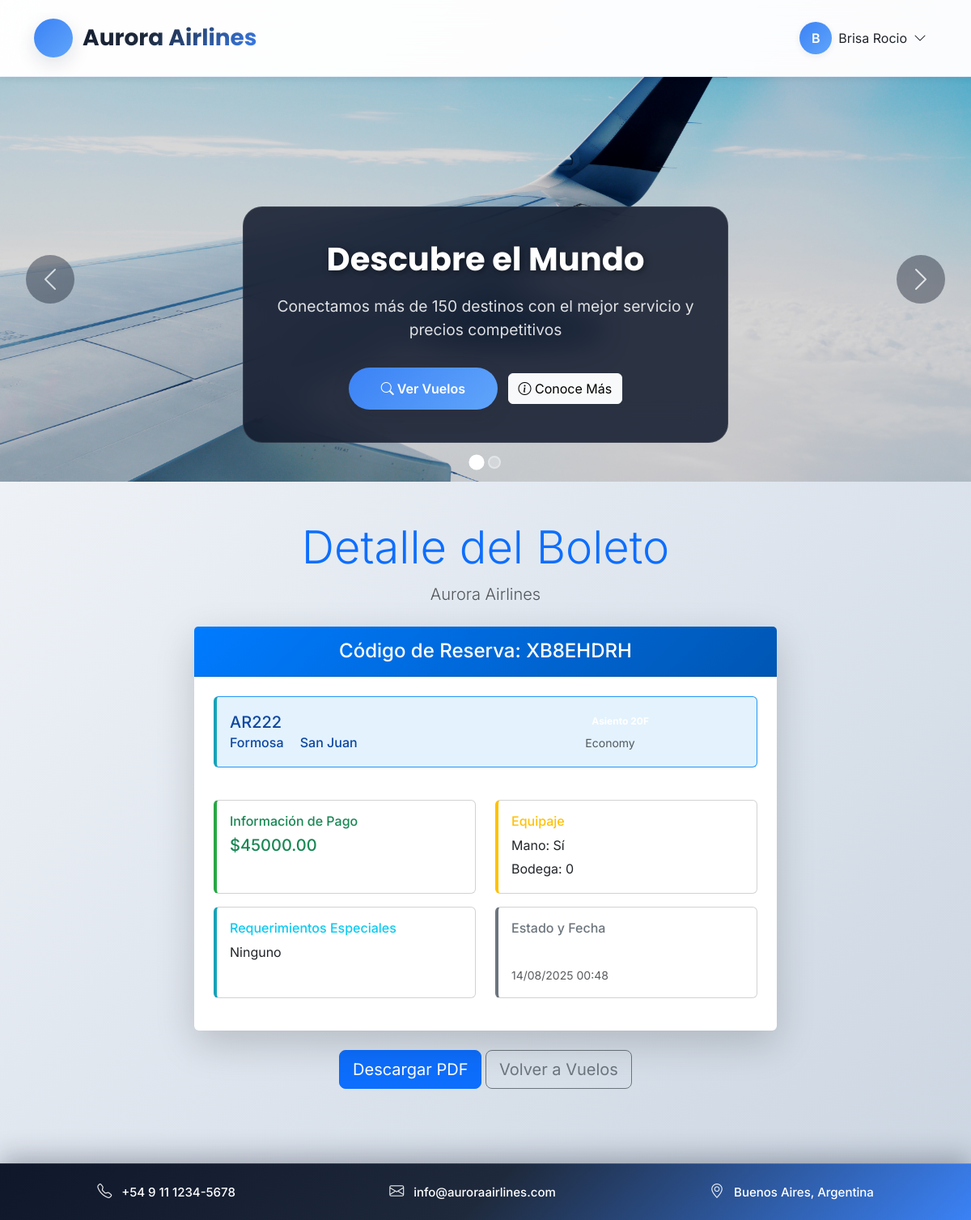
Screenshot of /boleto/2/ (signed in) with the database file from the repository.
### gestion/models.py (models this page shows, shortened)
class Usuario(AbstractUser):
    documento = models.CharField(
        max_length=20,
        unique=True,
        validators=[RegexValidator(r'^[0-9]+$', 'Solo se permiten números')]
    )
    telefono = models.CharField(
        max_length=20,
        validators=[RegexValidator(r'^\+?[0-9]+$', 'Formato de teléfono inválido')]
    )
    fecha_nacimiento = models.DateField(null=True, blank=True)
    class Rol(models.TextChoices):
        ADMIN = 'AD', 'Administrador'
        PASAJERO = 'PA', 'Pasajero'
    rol = models.CharField(max_length=2, choices=Rol.choices, default=Rol.PASAJERO)

class Reserva(models.Model):
    class Estado(models.TextChoices):
        PENDIENTE = 'pendiente', _('Pendiente')
        CONFIRMADA = 'confirmada', _('Confirmada')
        CANCELADA = 'cancelada', _('Cancelada')
        CHECKIN = 'checkin', _('Check-In Realizado')
    vuelo = models.ForeignKey(Vuelo, on_delete=models.PROTECT, related_name='reservas')
    pasajero = models.ForeignKey(
        Usuario,
        on_delete=models.PROTECT,
        limit_choices_to={'rol': Usuario.Rol.PASAJERO},
        related_name='reservas'
    )
    asiento = models.OneToOneField(Asiento, on_delete=models.PROTECT, related_name='reserva')
    estado = models.CharField(max_length=20, choices=Estado.choices, default=Estado.PENDIENTE)
    fecha_reserva = models.DateTimeField(auto_now_add=True)
    fecha_modificacion = models.DateTimeField(auto_now=True)
    codigo_reserva = models.CharField(max_length=12, unique=True, editable=False)
    precio_final = models.DecimalField(max_digits=10, decimal_places=2, null=True, blank=True)
    equipaje_mano = models.BooleanField(default=True)
    equipaje_bodega = models.PositiveIntegerField(default=0)
    requerimientos_especiales = models.TextField(blank=True)
    class Meta:
        constraints = [
            models.UniqueConstraint(fields=['pasajero', 'vuelo'], name='reserva_unica_por_pasajero_y_vuelo'),
            models.CheckConstraint(check=models.Q(precio_final__gte=0), name='precio_final_positivo')
        ]
        ordering = ['-fecha_reserva']

class Vuelo(models.Model):
    class Estado(models.TextChoices):
        PROGRAMADO = 'programado', _('Programado')
        DEMORADO = 'demorado', _('Demorado')
        CANCELADO = 'cancelado', _('Cancelado')
        COMPLETADO = 'completado', _('Completado')
        EN_CURSO = 'en_curso', _('En Curso')
    avion = models.ForeignKey('Avion', on_delete=models.PROTECT, related_name='vuelos')
    codigo_vuelo = models.CharField(max_length=10, unique=True)
    origen = models.CharField(max_length=100, db_index=True)
    destino = models.CharField(max_length=100, db_index=True)
    fecha_salida = models.DateTimeField()
    fecha_llegada = models.DateTimeField()
    duracion = models.DurationField()
    estado = models.CharField(
        max_length=20,
        choices=Estado.choices,
        default=Estado.PROGRAMADO
    )
    precio_base = models.DecimalField(
        max_digits=10,
        decimal_places=2,
        validators=[MinValueValidator(0)]
    )
    tripulacion = models.ManyToManyField(
        'Usuario',
        limit_choices_to={'rol__in': ['AD', 'EM']},
        blank=True
    )
    class Meta:
        ordering = ['fecha_salida']
        indexes = [
            models.Index(fields=['origen', 'destino']),
            models.Index(fields=['fecha_salida']),
        ]
    @property
    def cancelado(self):
        return self.estado == self.Estado.CANCELADO

class Asiento(models.Model):
    class Tipo(models.TextChoices):
        ECONOMY = 'economy', _('Economy')
        PREMIUM = 'premium', _('Premium')
        BUSINESS = 'business', _('Business')
        FIRST = 'first', _('First Class')
    class Estado(models.TextChoices):
        DISPONIBLE = 'disponible', _('Disponible')
        RESERVADO = 'reservado', _('Reservado')
        OCUPADO = 'ocupado', _('Ocupado')
        MANTENIMIENTO = 'mantenimiento', _('En Mantenimiento')
    avion = models.ForeignKey(Avion, on_delete=models.CASCADE, related_name='asientos')
    vuelo = models.ForeignKey(Vuelo, on_delete=models.CASCADE, related_name='asientos')
    numero = models.CharField(max_length=10)
    fila = models.PositiveIntegerField()
    columna = models.CharField(max_length=5)
    tipo = models.CharField(max_length=20, choices=Tipo.choices, default=Tipo.ECONOMY)
    estado = models.CharField(max_length=20, choices=Estado.choices, default=Estado.DISPONIBLE)
    clase = models.CharField(max_length=20, choices=[("Turista", "Turista"), ("Ejecutiva", "Ejecutiva")], default="Turista")
    precio_extra = models.DecimalField(max_digits=10, decimal_places=2, default=0)
    class Meta:
        unique_together = ['avion', 'numero']
        ordering = ['fila', 'columna']

### gestion/views.py (the view)
# urls.py: path('boleto/<int:reserva_id>/', ver_boleto, name='ver_boleto'),
@login_required(login_url='login')
@pasajero_required
def ver_boleto(request, reserva_id):
    reserva = get_object_or_404(Reserva, id=reserva_id, pasajero=request.user)
    boleto = getattr(reserva, 'boleto', None)
    return render(request, 'gestion/boleto.html', {'reserva': reserva, 'boleto': boleto})

### gestion/templates/gestion/boleto.html (shortened to what this page needs)
{% extends 'gestion/base.html' %}
{% load static %}
{% block content %}
<div class="container mt-4">
    <div class="row justify-content-center">
        <div class="col-lg-8">
            <div class="text-center mb-4">
                <h2 class="display-4 text-primary font-weight-bold">
                    Detalle del Boleto
                </h2>
                <p class="lead text-muted">Aurora Airlines</p>
            </div>
            {% if reserva %}
                <div class="card shadow-lg border-0 mb-4">
                    <div class="card-header bg-gradient-primary text-white text-center py-3">
                        <h4 class="mb-0">
                            Código de Reserva: {{ reserva.codigo_reserva }}
                        </h4>
                    </div>
                    <div class="card-body p-4">
                        <div class="row mb-4">
                            <div class="col-md-12">
                                <div class="alert alert-info border-left-info">
                                    <div class="row align-items-center">
                                        <div class="col-md-8">
                                            <h5 class="mb-1">
                                                {{ reserva.vuelo.codigo_vuelo }}
                                            </h5>
                                            <p class="mb-0 h6">
                                                {{ reserva.vuelo.origen }}
                                                {{ reserva.vuelo.destino }}
                                            </p>
                                        </div>
                                        <div class="col-md-4 text-md-right">
                                            <span class="badge badge-primary badge-pill p-2">
                                            </span>
                                            <br>
                                            <small class="text-muted">{{ reserva.asiento.get_tipo_display }}</small>
                                        </div>
                                    </div>
                                </div>
                            </div>
                        </div>
                        <div class="row">
                            <div class="col-md-6 mb-3">
                                <div class="card border-left-success h-100">
                                    <div class="card-body">
                                        <h6 class="text-success mb-2">
                                            Información de Pago
                                        </h6>
                                        <p class="h5 text-success font-weight-bold mb-0">
                                            ${{ reserva.precio_final }}
                                        </p>
                                    </div>
                                </div>
                            </div>
                            <div class="col-md-6 mb-3">
                                <div class="card border-left-warning h-100">
                                    <div class="card-body">
                                        <h6 class="text-warning mb-2">
                                            Equipaje
                                        </h6>
                                        <p class="mb-1">
                                            Mano: {{ reserva.equipaje_mano|yesno:"Sí,No" }}
                                        </p>
                                        <p class="mb-0">
                                            Bodega: {{ reserva.equipaje_bodega }}
                                        </p>
                                    </div>
                                </div>
                            </div>
                        </div>
                        <div class="row">
                            <div class="col-md-6 mb-3">
                                <div class="card border-left-info h-100">
                                    <div class="card-body">
                                        <h6 class="text-info mb-2">
                                            Requerimientos Especiales
                                        </h6>
                                        <p class="mb-0">{{ reserva.requerimientos_especiales|default:"Ninguno" }}</p>
                                    </div>
                                </div>
                            </div>
                            <div class="col-md-6 mb-3">
                                <div class="card border-left-secondary h-100">
                                    <div class="card-body">
                                        <h6 class="text-secondary mb-2">
                                            Estado y Fecha
                                        </h6>
                                        <p class="mb-1">
                                            <span class="badge badge-success">{{ reserva.get_estado_display }}</span>
                                        </p>
                                        <p class="mb-0 small text-muted">
                                            {{ reserva.fecha_reserva|date:"d/m/Y H:i" }}
                                        </p>
                                    </div>
                                </div>
                            </div>
                        </div>
                    </div>
                </div>
                <div class="text-center mb-4">
                    <a href="{% url 'generar_pdf_boleto' reserva.id %}" class="btn btn-primary btn-lg mr-3">
                        Descargar PDF
                    </a>
                    <a href="{% url 'vuelos_disponibles' %}" class="btn btn-outline-secondary btn-lg">
                        Volver a Vuelos
                    </a>
                </div>
            {% endif %}
        </div>
    </div>
</div>
{% endblock %}

### gestion/templates/gestion/base.html (shortened to what this page needs)
{% load static %}
<!DOCTYPE html>
<html lang="es">
<head>
    <link href="https://cdn.jsdelivr.net/npm/bootstrap@5.3.2/dist/css/bootstrap.min.css" rel="stylesheet" />
    <link href="https://cdn.jsdelivr.net/npm/bootstrap-icons@1.11.0/font/bootstrap-icons.css" rel="stylesheet" />
</head>
<body>
    <header class="aurora-header">
        <div class="container">
            <div class="d-flex justify-content-between align-items-center">
                <a class="aurora-logo" href="{% url 'vuelos_disponibles' %}">
                    <div class="aurora-logo-icon"><i class="bi bi-airplane"></i></div>
                    Aurora Airlines
                </a>
                <div class="d-flex align-items-center">
                    <div class="auth-section">
                        {% if user.is_authenticated %}
                            <div class="dropdown">
                                <button class="btn d-flex align-items-center gap-2" type="button" data-bs-toggle="dropdown">
                                    <div class="user-avatar">{{ user.first_name|default:user.username|slice:":1"|upper }}</div>
                                    <span class="d-none d-md-inline">{{ user.first_name|default:user.username }}</span>
                                    <i class="bi bi-chevron-down"></i>
                                </button>
                            </div>
                        {% else %}
                            <div class="auth-buttons d-flex gap-2">
                                <a href="{% url 'login' %}" class="btn-auth-outline"><i class="bi bi-box-arrow-in-right"></i> Iniciar Sesión</a>
                                <a href="#" onclick="alert('Función de registro en desarrollo')" class="btn-auth"><i class="bi bi-person-plus"></i> Registrarse</a>
                            </div>
                        {% endif %}
                    </div>
                </div>
            </div>
        </div>
    </header>
    <div id="navCarousel" class="carousel slide" data-bs-ride="carousel">
        <div class="carousel-indicators">
            <button type="button" data-bs-target="#navCarousel" data-bs-slide-to="0" class="active"></button>
            <button type="button" data-bs-target="#navCarousel" data-bs-slide-to="1"></button>
        </div>
        <div class="carousel-inner">
            <div class="carousel-item active">
                <img src="{% static '1.png' %}" class="d-block w-100" alt="Vuelos Disponibles" />
                <div class="carousel-caption">
                    <h5>Descubre el Mundo</h5>
                    <p>Conectamos más de 150 destinos con el mejor servicio y precios competitivos</p>
                    <a href="{% url 'vuelos_disponibles' %}" class="btn btn-aurora-primary"><i class="bi bi-search"></i> Ver Vuelos</a>
                    <a href="#servicios" class="btn btn-light ms-2"><i class="bi bi-info-circle"></i> Conoce Más</a>
                </div>
            </div>
        </div>
        <button class="carousel-control-prev" type="button" data-bs-target="#navCarousel" data-bs-slide="prev">
            <span class="carousel-control-prev-icon"></span>
        </button>
        <button class="carousel-control-next" type="button" data-bs-target="#navCarousel" data-bs-slide="next">
            <span class="carousel-control-next-icon"></span>
        </button>
    </div>
    <main class="container my-5">
        {% block content %}{% endblock %}
    </main>
    <footer class="footer-aurora">
        <p><i class="bi bi-telephone"></i> +54 9 11 1234-5678</p>
        <p><i class="bi bi-envelope"></i> info@auroraairlines.com</p>
        <p><i class="bi bi-geo-alt"></i> Buenos Aires, Argentina</p>
    </footer>
</body>
</html>

### rows the page displays
Usuario: first_name "B", first_name "Brisa Rocio"
Reserva: codigo_reserva "XB8EHDRH", vuelo.codigo_vuelo "AR222", vuelo.origen "Formosa", vuelo.destino "San Juan", asiento.tipo "Economy", precio_final "45000.00", equipaje_mano "Sí", equipaje_bodega "0", requerimientos_especiales "Ninguno", fecha_reserva "14/08/2025 00:48"
